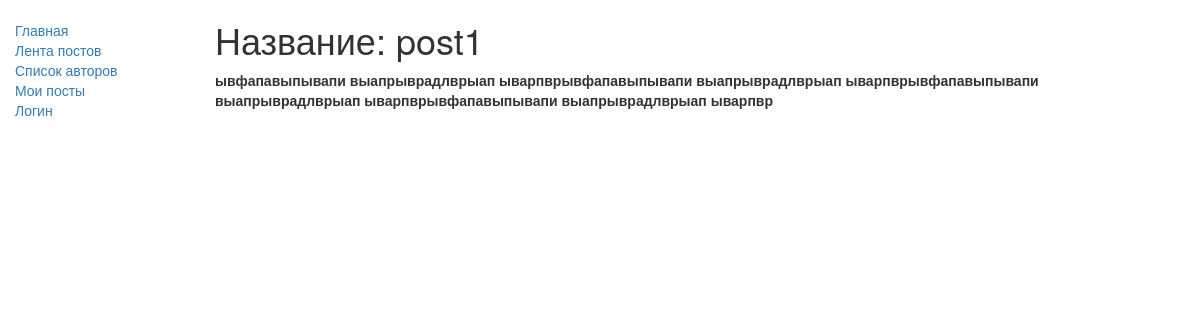
The app's page /post/1/ with its own data.
### blogapp/models.py (models this page shows, shortened)
class Post(models.Model):
    author = models.ForeignKey(settings.AUTH_USER_MODEL, on_delete=models.CASCADE)
    title = models.CharField(max_length=255)
    text = models.TextField()
    created_date = models.DateTimeField(default=timezone.now)
    published_date = models.DateTimeField(blank=True, null=True)
    class Meta:
        ordering = ['published_date']

### blogapp/views.py (the view)
# urls.py: path('post/<pk>/', PostDetailView.as_view(), name='post-detail'),
class PostDetailView(DetailView):
    model = Post

### blogapp/templates/blogapp/post_detail.html
{% extends "base.html" %}
{% block content %}
  <h1>Название: {{ post.title }}</h1>
  <p><strong>{{ post.text }}</strong></p>
{% endblock %}

### records on screen
Post: title "post1", text "ывфапавыпывапи выапрыврадлврыап ыварпврывфапавыпывапи выапрыврадлврыап ыварпврывфапавыпывапи выапрыврадлврыап ыварпврывфапавыпывапи выапрыврадлврыап ыварпвр"
